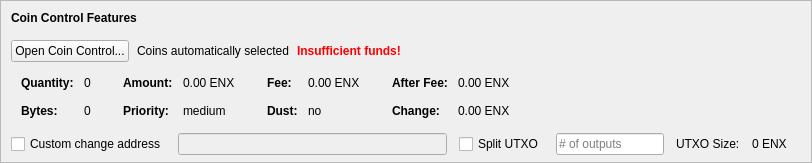
    <widget class="QFrame" name="frameCoinControl">
     <property name="sizePolicy">
      <sizepolicy hsizetype="Expanding" vsizetype="Expanding">
       <horstretch>0</horstretch>
       <verstretch>0</verstretch>
      </sizepolicy>
     </property>
     <property name="maximumSize">
      <size>
       <width>16777215</width>
       <height>16777215</height>
      </size>
     </property>
     <property name="frameShape">
      <enum>QFrame::StyledPanel</enum>
     </property>
     <property name="frameShadow">
      <enum>QFrame::Sunken</enum>
     </property>
     <layout class="QVBoxLayout" name="verticalLayoutCoinControl2">
      <property name="spacing">
       <number>0</number>
      </property>
      <property name="leftMargin">
       <number>0</number>
      </property>
      <property name="topMargin">
       <number>0</number>
      </property>
      <property name="rightMargin">
       <number>0</number>
      </property>
      <property name="bottomMargin">
       <number>6</number>
      </property>
      <item>
       <layout class="QVBoxLayout" name="verticalLayoutCoinControl" stretch="0,0,0,0,1">
        <property name="spacing">
         <number>0</number>
        </property>
        <property name="leftMargin">
         <number>10</number>
        </property>
        <property name="topMargin">
         <number>10</number>
        </property>
        <item>
         <layout class="QHBoxLayout" name="horizontalLayoutCoinControl1">
          <property name="bottomMargin">
           <number>15</number>
          </property>
          <item>
           <widget class="QLabel" name="labelCoinControlFeatures">
            <property name="sizePolicy">
             <sizepolicy hsizetype="Preferred" vsizetype="Maximum">
              <horstretch>0</horstretch>
              <verstretch>0</verstretch>
             </sizepolicy>
            </property>
            <property name="font">
             <font>
              <weight>75</weight>
              <bold>true</bold>
             </font>
            </property>
            <property name="styleSheet">
             <string notr="true">font-weight:bold;</string>
            </property>
            <property name="text">
             <string>Coin Control Features</string>
            </property>
           </widget>
          </item>
         </layout>
        </item>
        <item>
         <layout class="QHBoxLayout" name="horizontalLayoutCoinControl2" stretch="0,0,0,0">
          <property name="spacing">
           <number>8</number>
          </property>
          <property name="bottomMargin">
           <number>10</number>
          </property>
          <item>
           <widget class="QPushButton" name="pushButtonCoinControl">
            <property name="styleSheet">
             <string notr="true"/>
            </property>
            <property name="text">
             <string>Open Coin Control...</string>
            </property>
            <property name="autoDefault">
             <bool>false</bool>
            </property>
           </widget>
          </item>
          <item>
           <widget class="QLabel" name="labelCoinControlAutomaticallySelected">
            <property name="text">
             <string>Coins automatically selected</string>
            </property>
            <property name="margin">
             <number>5</number>
            </property>
           </widget>
          </item>
          <item>
           <widget class="QLabel" name="labelCoinControlInsuffFunds">
            <property name="font">
             <font>
              <weight>75</weight>
              <bold>true</bold>
             </font>
            </property>
            <property name="styleSheet">
             <string notr="true">color:red;font-weight:bold;</string>
            </property>
            <property name="text">
             <string>Insufficient funds!</string>
            </property>
            <property name="margin">
             <number>5</number>
            </property>
           </widget>
          </item>
          <item>
           <spacer name="horizontalSpacerCoinControl">
            <property name="orientation">
             <enum>Qt::Horizontal</enum>
            </property>
            <property name="sizeHint" stdset="0">
             <size>
              <width>40</width>
              <height>1</height>
             </size>
            </property>
           </spacer>
          </item>
         </layout>
        </item>
        <item>
         <widget class="QWidget" name="widgetCoinControl" native="true">
          <property name="sizePolicy">
           <sizepolicy hsizetype="Preferred" vsizetype="Preferred">
            <horstretch>0</horstretch>
            <verstretch>0</verstretch>
           </sizepolicy>
          </property>
          <property name="minimumSize">
           <size>
            <width>0</width>
            <height>0</height>
           </size>
          </property>
          <property name="styleSheet">
           <string notr="true"/>
          </property>
          <layout class="QHBoxLayout" name="horizontalLayoutCoinControl5">
           <property name="leftMargin">
            <number>0</number>
           </property>
           <property name="topMargin">
            <number>0</number>
           </property>
           <property name="rightMargin">
            <number>0</number>
           </property>
           <property name="bottomMargin">
            <number>0</number>
           </property>
           <item>
            <layout class="QHBoxLayout" name="horizontalLayoutCoinControl3" stretch="0,0,0,1">
             <property name="spacing">
              <number>20</number>
             </property>
             <property name="topMargin">
              <number>0</number>
             </property>
             <property name="bottomMargin">
              <number>10</number>
             </property>
             <item>
              <layout class="QFormLayout" name="formLayoutCoinControl1">
               <property name="horizontalSpacing">
                <number>10</number>
               </property>
               <property name="verticalSpacing">
                <number>14</number>
               </property>
               <property name="leftMargin">
                <number>10</number>
               </property>
               <property name="topMargin">
                <number>4</number>
               </property>
               <property name="rightMargin">
                <number>6</number>
               </property>
               <item row="0" column="0">
                <widget class="QLabel" name="labelCoinControlQuantityText">
                 <property name="font">
                  <font>
                   <weight>75</weight>
                   <bold>true</bold>
                  </font>
                 </property>
                 <property name="text">
                  <string>Quantity:</string>
                 </property>
                 <property name="margin">
                  <number>0</number>
                 </property>
                </widget>
               </item>
               <item row="0" column="1">
                <widget class="QLabel" name="labelCoinControlQuantity">
                 <property name="cursor">
                  <cursorShape>IBeamCursor</cursorShape>
                 </property>
                 <property name="contextMenuPolicy">
                  <enum>Qt::ActionsContextMenu</enum>
                 </property>
                 <property name="text">
                  <string notr="true">0</string>
                 </property>
                 <property name="margin">
                  <number>0</number>
                 </property>
                 <property name="textInteractionFlags">
                  <set>Qt::LinksAccessibleByMouse|Qt::TextSelectableByKeyboard|Qt::TextSelectableByMouse</set>
                 </property>
                </widget>
               </item>
               <item row="1" column="0">
                <widget class="QLabel" name="labelCoinControlBytesText">
                 <property name="font">
                  <font>
                   <weight>75</weight>
                   <bold>true</bold>
                  </font>
                 </property>
                 <property name="text">
                  <string>Bytes:</string>
                 </property>
                </widget>
               </item>
               <item row="1" column="1">
                <widget class="QLabel" name="labelCoinControlBytes">
                 <property name="cursor">
                  <cursorShape>IBeamCursor</cursorShape>
                 </property>
                 <property name="contextMenuPolicy">
                  <enum>Qt::ActionsContextMenu</enum>
                 </property>
                 <property name="text">
                  <string notr="true">0</string>
                 </property>
                 <property name="textInteractionFlags">
                  <set>Qt::LinksAccessibleByMouse|Qt::TextSelectableByKeyboard|Qt::TextSelectableByMouse</set>
                 </property>
                </widget>
               </item>
              </layout>
             </item>
             <item>
              <layout class="QFormLayout" name="formLayoutCoinControl2">
               <property name="horizontalSpacing">
                <number>10</number>
               </property>
               <property name="verticalSpacing">
                <number>14</number>
               </property>
               <property name="leftMargin">
                <number>6</number>
               </property>
               <property name="topMargin">
                <number>4</number>
               </property>
               <property name="rightMargin">
                <number>6</number>
               </property>
               <item row="0" column="0">
                <widget class="QLabel" name="labelCoinControlAmountText">
                 <property name="font">
                  <font>
                   <weight>75</weight>
                   <bold>true</bold>
                  </font>
                 </property>
                 <property name="text">
                  <string>Amount:</string>
                 </property>
                 <property name="margin">
                  <number>0</number>
                 </property>
                </widget>
               </item>
               <item row="0" column="1">
                <widget class="QLabel" name="labelCoinControlAmount">
                 <property name="cursor">
                  <cursorShape>IBeamCursor</cursorShape>
                 </property>
                 <property name="contextMenuPolicy">
                  <enum>Qt::ActionsContextMenu</enum>
                 </property>
                 <property name="text">
                  <string notr="true">0.00 ENX</string>
                 </property>
                 <property name="textInteractionFlags">
                  <set>Qt::LinksAccessibleByMouse|Qt::TextSelectableByKeyboard|Qt::TextSelectableByMouse</set>
                 </property>
                </widget>
               </item>
               <item row="1" column="0">
                <widget class="QLabel" name="labelCoinControlPriorityText">
                 <property name="font">
                  <font>
                   <weight>75</weight>
                   <bold>true</bold>
                  </font>
                 </property>
                 <property name="text">
                  <string>Priority:</string>
                 </property>
                </widget>
               </item>
               <item row="1" column="1">
                <widget class="QLabel" name="labelCoinControlPriority">
                 <property name="cursor">
                  <cursorShape>IBeamCursor</cursorShape>
                 </property>
                 <property name="contextMenuPolicy">
                  <enum>Qt::ActionsContextMenu</enum>
                 </property>
                 <property name="text">
                  <string>medium</string>
                 </property>
                 <property name="textInteractionFlags">
                  <set>Qt::LinksAccessibleByMouse|Qt::TextSelectableByKeyboard|Qt::TextSelectableByMouse</set>
                 </property>
                </widget>
               </item>
              </layout>
             </item>
             <item>
              <layout class="QFormLayout" name="formLayoutCoinControl3">
               <property name="horizontalSpacing">
                <number>10</number>
               </property>
               <property name="verticalSpacing">
                <number>14</number>
               </property>
               <property name="leftMargin">
                <number>6</number>
               </property>
               <property name="topMargin">
                <number>4</number>
               </property>
               <property name="rightMargin">
                <number>6</number>
               </property>
               <item row="0" column="0">
                <widget class="QLabel" name="labelCoinControlFeeText">
                 <property name="font">
                  <font>
                   <weight>75</weight>
                   <bold>true</bold>
                  </font>
                 </property>
                 <property name="text">
                  <string>Fee:</string>
                 </property>
                 <property name="margin">
                  <number>0</number>
                 </property>
                </widget>
               </item>
               <item row="0" column="1">
                <widget class="QLabel" name="labelCoinControlFee">
                 <property name="cursor">
                  <cursorShape>IBeamCursor</cursorShape>
                 </property>
                 <property name="contextMenuPolicy">
                  <enum>Qt::ActionsContextMenu</enum>
                 </property>
                 <property name="text">
                  <string notr="true">0.00 ENX</string>
                 </property>
                 <property name="textInteractionFlags">
                  <set>Qt::LinksAccessibleByMouse|Qt::TextSelectableByKeyboard|Qt::TextSelectableByMouse</set>
                 </property>
                </widget>
               </item>
               <item row="1" column="0">
                <widget class="QLabel" name="labelCoinControlLowOutputText">
                 <property name="font">
                  <font>
                   <weight>75</weight>
                   <bold>true</bold>
                  </font>
                 </property>
                 <property name="text">
                  <string>Dust:</string>
                 </property>
                </widget>
               </item>
               <item row="1" column="1">
                <widget class="QLabel" name="labelCoinControlLowOutput">
                 <property name="cursor">
                  <cursorShape>IBeamCursor</cursorShape>
                 </property>
                 <property name="contextMenuPolicy">
                  <enum>Qt::ActionsContextMenu</enum>
                 </property>
                 <property name="text">
                  <string>no</string>
                 </property>
                 <property name="textInteractionFlags">
                  <set>Qt::LinksAccessibleByMouse|Qt::TextSelectableByKeyboard|Qt::TextSelectableByMouse</set>
                 </property>
                </widget>
               </item>
              </layout>
             </item>
             <item>
              <layout class="QFormLayout" name="formLayoutCoinControl4">
               <property name="horizontalSpacing">
                <number>10</number>
               </property>
               <property name="verticalSpacing">
                <number>14</number>
               </property>
               <property name="leftMargin">
                <number>6</number>
               </property>
               <property name="topMargin">
                <number>4</number>
               </property>
               <property name="rightMargin">
                <number>6</number>
               </property>
               <item row="0" column="0">
                <widget class="QLabel" name="labelCoinControlAfterFeeText">
                 <property name="font">
                  <font>
                   <weight>75</weight>
                   <bold>true</bold>
                  </font>
                 </property>
                 <property name="text">
                  <string>After Fee:</string>
                 </property>
                 <property name="margin">
                  <number>0</number>
                 </property>
                </widget>
               </item>
               <item row="0" column="1">
                <widget class="QLabel" name="labelCoinControlAfterFee">
                 <property name="cursor">
                  <cursorShape>IBeamCursor</cursorShape>
                 </property>
                 <property name="contextMenuPolicy">
                  <enum>Qt::ActionsContextMenu</enum>
                 </property>
                 <property name="text">
                  <string notr="true">0.00 ENX</string>
                 </property>
                 <property name="textInteractionFlags">
                  <set>Qt::LinksAccessibleByMouse|Qt::TextSelectableByKeyboard|Qt::TextSelectableByMouse</set>
                 </property>
                </widget>
               </item>
               <item row="1" column="0">
                <widget class="QLabel" name="labelCoinControlChangeText">
                 <property name="font">
                  <font>
                   <weight>75</weight>
                   <bold>true</bold>
                  </font>
                 </property>
                 <property name="text">
                  <string>Change:</string>
                 </property>
                </widget>
               </item>
               <item row="1" column="1">
                <widget class="QLabel" name="labelCoinControlChange">
                 <property name="cursor">
                  <cursorShape>IBeamCursor</cursorShape>
                 </property>
                 <property name="contextMenuPolicy">
                  <enum>Qt::ActionsContextMenu</enum>
                 </property>
                 <property name="text">
                  <string notr="true">0.00 ENX</string>
                 </property>
                 <property name="textInteractionFlags">
                  <set>Qt::LinksAccessibleByMouse|Qt::TextSelectableByKeyboard|Qt::TextSelectableByMouse</set>
                 </property>
                </widget>
               </item>
              </layout>
             </item>
            </layout>
           </item>
          </layout>
         </widget>
        </item>
        <item>
         <layout class="QHBoxLayout" name="horizontalLayoutCoinControl4" stretch="0,0,0,0,0,0,0">
          <property name="spacing">
           <number>12</number>
          </property>
          <property name="sizeConstraint">
           <enum>QLayout::SetDefaultConstraint</enum>
          </property>
          <property name="topMargin">
           <number>5</number>
          </property>
          <property name="rightMargin">
           <number>5</number>
          </property>
          <item>
           <widget class="QCheckBox" name="checkBoxCoinControlChange">
            <property name="toolTip">
             <string>If this is activated, but the change address is empty or invalid, change will be sent to a newly generated address.</string>
            </property>
            <property name="text">
             <string>Custom change address</string>
            </property>
           </widget>
          </item>
          <item>
           <widget class="QValidatedLineEdit" name="lineEditCoinControlChange">
            <property name="enabled">
             <bool>false</bool>
            </property>
            <property name="sizePolicy">
             <sizepolicy hsizetype="Expanding" vsizetype="Fixed">
              <horstretch>0</horstretch>
              <verstretch>0</verstretch>
             </sizepolicy>
            </property>
           </widget>
          </item>
          <item>
           <widget class="QCheckBox" name="splitBlockCheckBox">
            <property name="text">
             <string>Split UTXO</string>
            </property>
           </widget>
          </item>
          <item>
           <widget class="QLineEdit" name="splitBlockLineEdit">
            <property name="sizePolicy">
             <sizepolicy hsizetype="Fixed" vsizetype="Fixed">
              <horstretch>50</horstretch>
              <verstretch>0</verstretch>
             </sizepolicy>
            </property>
            <property name="placeholderText">
             <string># of outputs</string>
            </property>
           </widget>
          </item>
          <item>
           <widget class="QLabel" name="labelBlockSizeText">
            <property name="text">
             <string>UTXO Size:</string>
            </property>
           </widget>
          </item>
          <item>
           <widget class="QLabel" name="labelBlockSize">
            <property name="text">
             <string>0 ENX</string>
            </property>
           </widget>
          </item>
          <item>
           <widget class="QLabel" name="labelCoinControlChangeLabel">
            <property name="sizePolicy">
             <sizepolicy hsizetype="Preferred" vsizetype="Expanding">
              <horstretch>0</horstretch>
              <verstretch>0</verstretch>
             </sizepolicy>
            </property>
            <property name="minimumSize">
             <size>
              <width>0</width>
              <height>0</height>
             </size>
            </property>
            <property name="text">
             <string/>
            </property>
            <property name="margin">
             <number>3</number>
            </property>
           </widget>
          </item>
         </layout>
        </item>
        <item>
         <spacer name="verticalSpacerCoinControl">
          <property name="orientation">
           <enum>Qt::Vertical</enum>
          </property>
          <property name="sizeHint" stdset="0">
           <size>
            <width>800</width>
            <height>1</height>
           </size>
          </property>
         </spacer>
        </item>
       </layout>
      </item>
     </layout>
    </widget>
